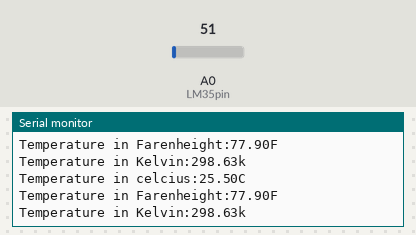
Simulated run of this sketch. Board: Arduino Uno, built with avr-gcc and run on an emulated ATmega328P. On the bench: the last lines printed to the serial monitor. The test bench sets the inputs (shaded band); at power-on: A0 (LM35pin) = 51.

Above: at 1.8 s.
1.9 s: A0 (LM35pin) set to 61
At 2.9 s:
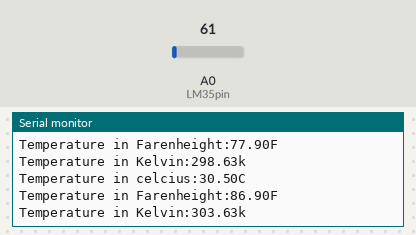
3.4 s: A0 (LM35pin) set to 71
At 4.6 s:
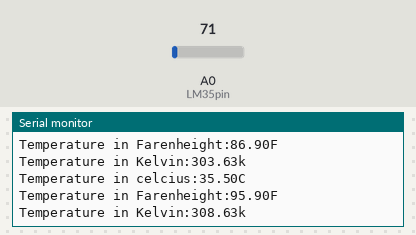
Timing chart, 0 to 6.4 s (numbered marks = the images above; inputs shaded):
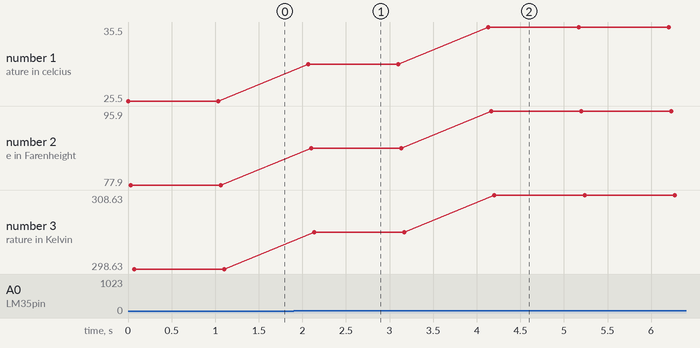

Measured:
- after the input at 1.9 s, the serial monitor: prints a new line after 0.17 s (image 1)
- after the input at 3.4 s, the serial monitor: prints a new line after 0.73 s (image 2)
- plotted number 1: 25.5 → 30.5 after the input at 1.9 s, 30.5 → 35.5 after the input at 3.4 s
- plotted number 2: 77.9 → 86.9 after the input at 1.9 s, 86.9 → 95.9 after the input at 3.4 s
- plotted number 3: 298.63 → 303.63 after the input at 1.9 s, 303.63 → 308.63 after the input at 3.4 s

The sketch:

Thermosensor.ino
```cpp
// C++ code
//
const int LM35pin=A0;
float val,data;
void setup()
{
  pinMode(LM35pin, INPUT);
  Serial.begin(9600);

}

void loop()
{
  val=analogRead(LM35pin);
  data=(val*5)/10;
  Serial.print("Temperature in celcius:");
  Serial.print(data);
  Serial.println("C");
  float fer ,kel;
  fer= (data*1.8)+32;
  kel=data+273.13;
  Serial.print("Temperature in Farenheight:");
  Serial.print(fer);
  Serial.println("F");
  Serial.print("Temperature in Kelvin:");
  Serial.print(kel);
  Serial.println("k");
  delay(1000);
}
```
